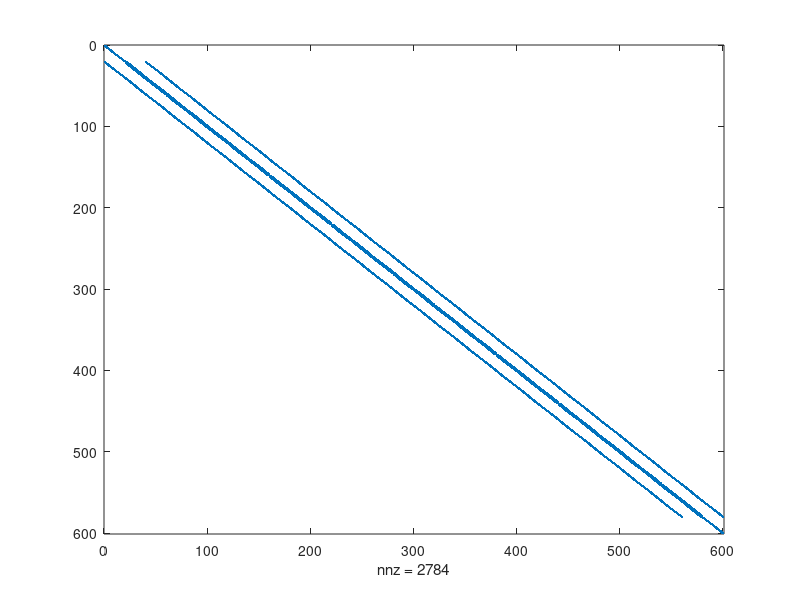
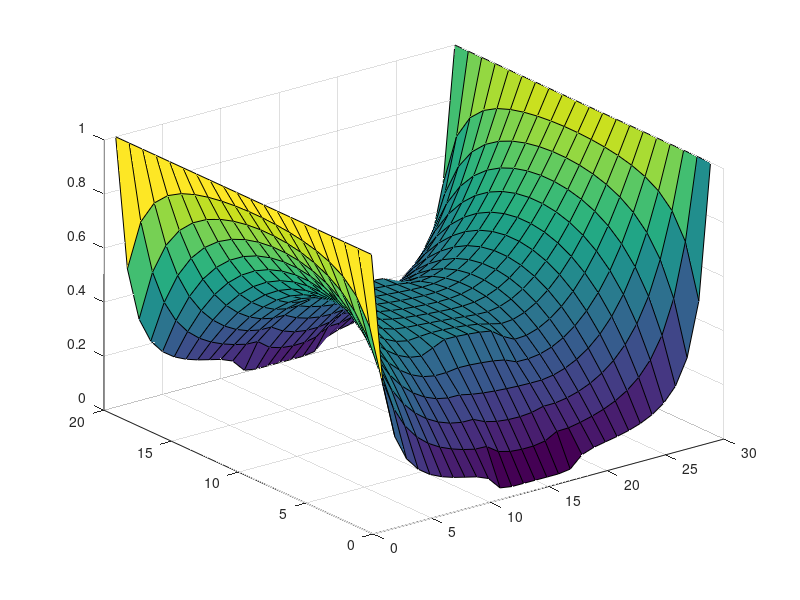
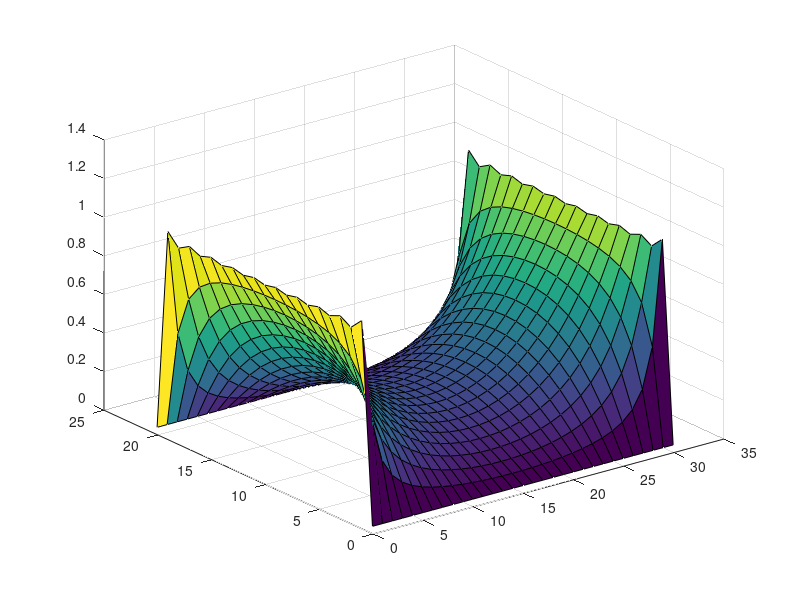
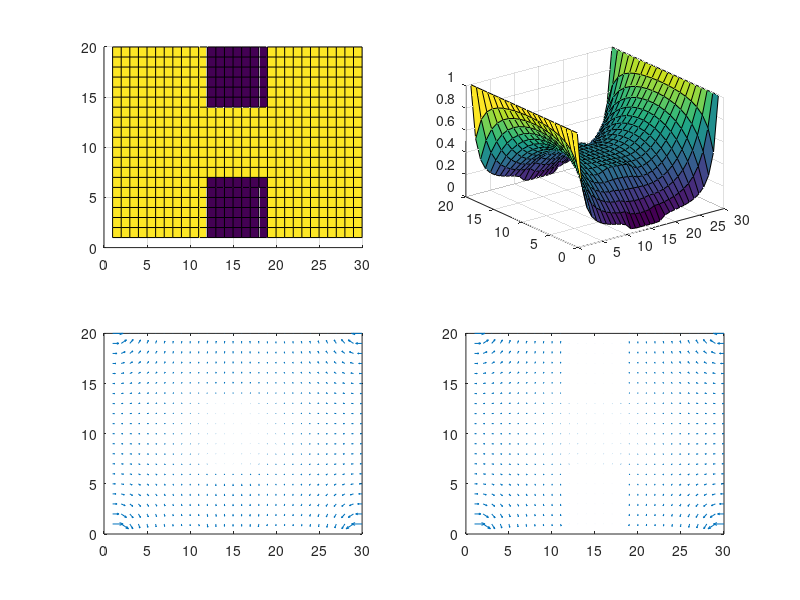

MATLAB code to generate these figures, in order:
%% Beginning of Assignment 2
clear
close all

%% Part 2: Question B - Mesh Density
HigherMeshSize = 0;

if HigherMeshSize %If true try higher mesh size, otherwise use a default mesh size
    nx = 60;
    ny = 30;
else
    nx = 30;
    ny = 20;
end
%Higher mesh size produces similar result with smoother curves

%% Part 2: Question C - Narrowing of Bottle-Neck

%Box Sizes
BottleNeckType = 'DefaultBottleNeck';

switch(BottleNeckType)
    case 'NarrowBottleNeck'
        Lb = nx/10;
        Wb = ny/10;
    case 'WideBottleNeck'
        Lb = nx/10;
        Wb = ny/3;
    case 'DefaultBottleNeck'
        Lb = nx/10;
        Wb = ny/5;
end
%A narrow bottle neck creates higher current density between bottleneck
%compared to the wide bottle neck

%% Part 2: Question D - Varying conduction of boxes
HigherResistivity = 0;

if HigherResistivity
    sigma = 1e-8;
else
    sigma = 1e-2;
end
%With higher resistivity in the boxes (ie boxes with low conductivity) the
%boundaries of the boxes are more defined and interfere less with the
%current density around the boxes

%% Numerical Solution for Current Flow

x = linspace(0,1,nx*ny);
G = zeros(nx*ny , nx*ny);
B = zeros(1,nx*ny);
cMap = zeros(nx, ny);%Conductivity Map
Part1QuestionA = 0;%Is 'one' only for Part 1 Question A
boundaryConditions = 1;%If rectangular region for Part 2: BC = 1, for Part 1: BC = 0

for i = 1:nx
    for j = 1:ny
        cMap(i, j) = 1;
        if boundaryConditions
            if i >= (nx/2 - Lb) && i <= (nx/2 + Lb) && (j >= (ny/2 + Wb) || j <= (ny/2 - Wb))
                cMap(i, j)= sigma;
            end
        end
    end
end

for i = 1:nx
    for j = 1:ny
        n = j + (i-1)*ny;
        
        if i == 1
            G(n, :) = 0;
            G(n, n) = 1;
            B(n) = 1;%Set boundary conditions 1
        elseif i == nx
            G(n, :) = 0;
            G(n, n) = 1;
            if ~Part1QuestionA
                B(n) = 1;%Set boundary conditions 2
            end
        elseif j == 1
            nxm = j + (i - 2) * ny;
            nxp = j + (i) * ny;
            nyp = j + 1 + (i - 1) * ny;
            
            
            rxm = (cMap(i, j) + cMap(i - 1, j)) / 2.0;
            rxp = (cMap(i, j) + cMap(i + 1, j)) / 2.0;
            ryp = (cMap(i, j) + cMap(i, j + 1)) / 2.0;
            
            G(n, n) = -4;
            G(n, nxm) = rxm;
            G(n, nxp) = rxp;
            G(n, nyp) = ryp;
            
        elseif j ==  ny
            nxm = j + (i - 2) * ny;
            nxp = j + (i) * ny;
            nym = j - 1 + (i - 1) * ny;
            
            rxm = (cMap(i, j) + cMap(i - 1, j)) / 2.0;
            rxp = (cMap(i, j) + cMap(i + 1, j)) / 2.0;
            rym = (cMap(i, j) + cMap(i, j - 1)) / 2.0;
            
            G(n, n) = -4;
            G(n, nxm) = rxm;
            G(n, nxp) = rxp;
            G(n, nym) = rym;
        else
            nxm = j+ (i-2)*ny;
            nxp = j+ (i)*ny;
            nym = j-1 + (i-1)*ny;
            nyp = j+1 + (i-1)*ny;
            
            
            rxm = (cMap(i,j) + cMap(i-1,j))/2.0;
            rxp = (cMap(i,j) + cMap(i+1,j))/2.0;
            rym = (cMap(i,j) + cMap(i,j-1))/2.0;
            ryp = (cMap(i,j) + cMap(i,j+1))/2.0;
            
            G(n,n) = -(rxm+rxp+rym+ryp);
            G(n,nxm) = rxm;
            G(n,nxp) = rxp;
            G(n,nym) = rym;
            G(n,nyp) = ryp;
        end
    end
end

figure;
spy(G)%Sparse G matrix result
%% Part 1: Numerical Voltage Plot
%For Part 1: Question A set Part1QuestionA to 1
%For Part 2: Question B and after set Part1QuestionA to 0
figure;
Vmap = zeros(nx,ny);
V = G\B';
for i = 1:nx
    for j = 1:ny
        n = j + (i - 1) * ny;
        
        Vmap(i, j) = V(n);
    end
end
surf(Vmap')
%% Part 1: Question B - Analytical Plot
figure;
L = nx;
W = ny;
VanalyticalNew = zeros(L+1,W+1);
VanalyticalSum = zeros(L+1,W+1);
for n = 1:2:100
    for x = 1:(L+1)
        for y = 1:(W+1)
            p = x - L/2 - 1;%shift values over so centre of function is half the length
            q = y -1;
            VanalyticalNew(x,y) = 4/pi*(1/n)*(cosh((n*pi*p)/(W))/cosh((n*pi*(L)/2)/(W)))*sin((n*pi*q)/(W));
        end
    end
    VanalyticalSum = (VanalyticalSum + VanalyticalNew);
    surf(VanalyticalSum');
    %pause(0.5)
end

%% Part 2: Question A - Plots of Conductivity (cMap), Voltage (Vmap), Electric Field (Ex, Ey) and Current Density (Jx,Jy)
for i = 1:nx
    for j = 1:ny
        if i == 1
            Ex(i, j) = (Vmap(i + 1, j) - Vmap(i, j));
        elseif i == nx
            Ex(i, j) = (Vmap(i, j) - Vmap(i - 1, j));
        else
            Ex(i, j) = (Vmap(i + 1, j) - Vmap(i - 1, j)) * 0.5;
        end
        if j == 1
            Ey(i, j) = (Vmap(i, j + 1) - Vmap(i, j));
        elseif j == ny
            Ey(i, j) = (Vmap(i, j) - Vmap(i, j - 1));
        else
            Ey(i, j) = (Vmap(i, j + 1) - Vmap(i, j - 1)) * 0.5;
        end
    end
end

Ex = -Ex;
Ey = -Ey;

Jx = cMap .* Ex;
Jy = cMap .* Ey;


figure;
subplot(2, 2, 1), surf(cMap');%Conductivity map
view(0, 90)

subplot(2, 2, 2), surf(Vmap');%Voltage Plot

subplot(2, 2, 3), quiver(Ex', Ey');%Electric Field Plot
axis([0 nx 0 ny]);

subplot(2, 2, 4), quiver(Jx', Jy');%Current Density Plot
axis([0 nx 0 ny]);

